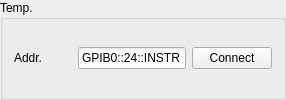
             <widget class="QGroupBox" name="groupBox_3">
              <property name="title">
               <string>Temp.</string>
              </property>
              <layout class="QVBoxLayout" name="verticalLayout_21">
               <item>
                <layout class="QHBoxLayout" name="horizontalLayout_33">
                 <item>
                  <widget class="QLabel" name="label_36">
                   <property name="minimumSize">
                    <size>
                     <width>58</width>
                     <height>0</height>
                    </size>
                   </property>
                   <property name="text">
                    <string>Addr.</string>
                   </property>
                  </widget>
                 </item>
                 <item>
                  <widget class="QLineEdit" name="lineEdit_ledport_2">
                   <property name="text">
                    <string>GPIB0::24::INSTR</string>
                   </property>
                   <property name="alignment">
                    <set>Qt::AlignCenter</set>
                   </property>
                  </widget>
                 </item>
                 <item>
                  <widget class="QPushButton" name="btn_ledconn_2">
                   <property name="text">
                    <string>Connect</string>
                   </property>
                  </widget>
                 </item>
                </layout>
               </item>
              </layout>
             </widget>
